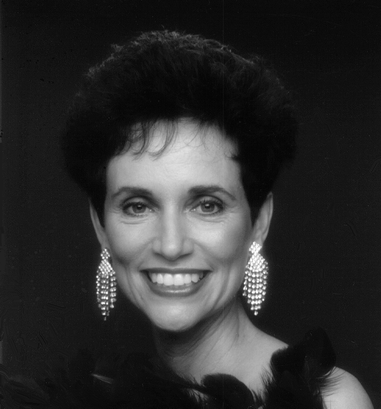
#> input picture pdi/project7/imgs_orig/woman.tif, 381 x 409 px, shrunk from 732 x 785 before the run
$ python generate_project9.py
#> lines starting #> are read from the running program, lines starting #| are printed output that depends on the picture
"""
generate_project9.py
PDI Project 9 - Butterworth Filters and High-Emphasis Filter
Generates all result images for the LaTeX report.
"""

import numpy as np
import matplotlib.pyplot as plt
from matplotlib import cm
from PIL import Image
import os

OUT = "imgs_result"
os.makedirs(OUT, exist_ok=True)

# ── helpers ──────────────────────────────────────────────────────────────────

def load_gray(path):
#> called with path = 'imgs_orig/woman.tif'
    img = Image.open(path).convert("L")
#> img is the input picture: PIL image 381x409 L; min 3, max 255, mean 46.4
    return np.array(img, dtype=np.float64)

def fft_spectrum(f):
    F = np.fft.fftshift(np.fft.fft2(f))
    return F, np.log1p(np.abs(F))

def butterworth_lp(rows, cols, D0, n):
    u = np.fft.fftfreq(rows) * rows
    v = np.fft.fftfreq(cols) * cols
    U, V = np.meshgrid(v, u)
    D = np.sqrt(U**2 + V**2)
    H = 1.0 / (1.0 + (D / D0) ** (2 * n))
    return np.fft.fftshift(H)

def butterworth_hp(rows, cols, D0, n):
    return 1.0 - butterworth_lp(rows, cols, D0, n)

def apply_filter(f, H):
    F = np.fft.fftshift(np.fft.fft2(f))
    G = H * F
    g = np.real(np.fft.ifft2(np.fft.ifftshift(G)))
    return g

def histeq(img):
    """Histogram equalization."""
    img = np.clip(img, 0, 255).astype(np.uint8)
    hist, bins = np.histogram(img.flatten(), 256, [0, 256])
    cdf = hist.cumsum()
    cdf_min = cdf[cdf > 0].min()
    total = img.size
    lut = np.round((cdf - cdf_min) / (total - cdf_min) * 255).astype(np.uint8)
    return lut[img]

def normalize_display(img):
    lo, hi = img.min(), img.max()
    if hi == lo:
        return np.zeros_like(img, dtype=np.uint8)
    return ((img - lo) / (hi - lo) * 255).astype(np.uint8)

def save(fig, name):
    fig.savefig(os.path.join(OUT, name), dpi=150, bbox_inches="tight")
    plt.close(fig)
    print(f"  saved {name}")

# ── Part (a) ─────────────────────────────────────────────────────────────────
print("Part (a): woman.tif - Butterworth LP and HP filters")

woman = load_gray("imgs_orig/woman.tif")
rows, cols = woman.shape
#> rows = 409; cols = 381

D0 = 60
n  = 2

H_lp = butterworth_lp(rows, cols, D0, n)
H_hp = butterworth_hp(rows, cols, D0, n)

_, spec_orig = fft_spectrum(woman)
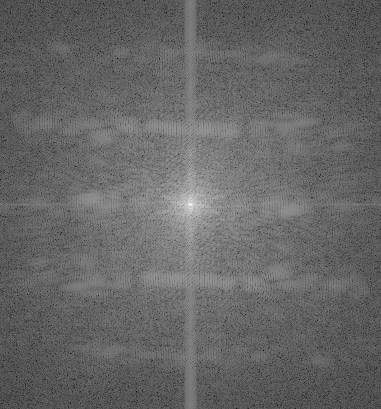
#> spec_orig: shape (409, 381) float64; min 1.31, max 15.79, mean 7.14; drawn with min black and max white
g_lp = apply_filter(woman, H_lp)
g_hp = apply_filter(woman, H_hp)
_, spec_lp = fft_spectrum(g_lp)
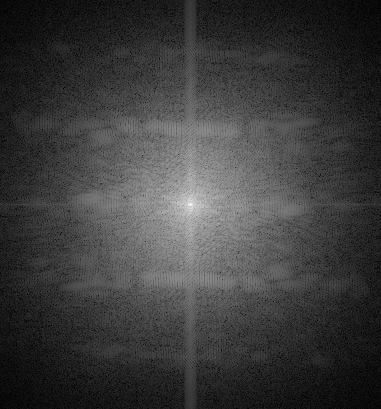
#> spec_lp: shape (409, 381) float64; min 0.015, max 15.79, mean 3.75; drawn with min black and max white
_, spec_hp = fft_spectrum(g_hp)
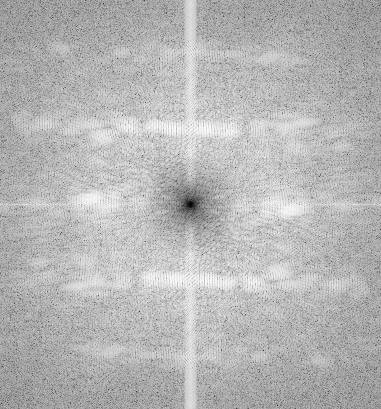
#> spec_hp: shape (409, 381) float64; min 2.27e-12, max 9.68, mean 6.91; drawn with min black and max white

# figure: original + spectrum + LP result + HP result
fig, axes = plt.subplots(2, 3, figsize=(14, 9))
axes[0, 0].imshow(woman, cmap="gray"); axes[0, 0].set_title("(a) Imagem original"); axes[0, 0].axis("off")
axes[0, 1].imshow(spec_orig, cmap="gray"); axes[0, 1].set_title("Espectro centralizado"); axes[0, 1].axis("off")
axes[0, 2].imshow(normalize_display(H_lp), cmap="gray"); axes[0, 2].set_title(f"Filtro PB Butterworth\n$D_0={D0}$, $n={n}$"); axes[0, 2].axis("off")
#> after `axes[0, 2].imshow(normalize_display(H_lp), cmap='gray')`:
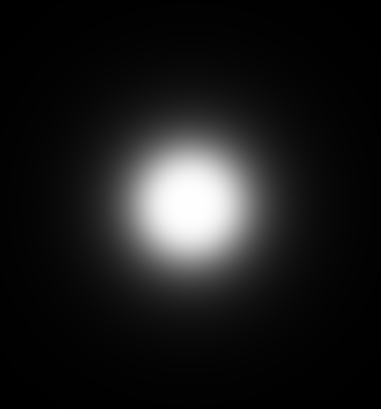
#> H_lp: shape (409, 381) float64; min 0.00214, max 1, mean 0.109
axes[1, 0].imshow(normalize_display(g_lp), cmap="gray"); axes[1, 0].set_title("Imagem filtrada (Passa-Baixa)"); axes[1, 0].axis("off")
axes[1, 1].imshow(spec_lp, cmap="gray"); axes[1, 1].set_title("Espectro apos PB"); axes[1, 1].axis("off")
axes[1, 2].imshow(normalize_display(g_hp), cmap="gray"); axes[1, 2].set_title("Imagem filtrada (Passa-Alta)"); axes[1, 2].axis("off")
fig.suptitle("Projeto 9 - Parte (a): Filtro Butterworth PB e PA", fontsize=13)
plt.tight_layout()
save(fig, "part_a_results.png")

# LP filter 2D
fig, ax = plt.subplots(figsize=(6, 5))
im = ax.imshow(H_lp, cmap="hot", vmin=0, vmax=1)
ax.set_title(f"Filtro Passa-Baixa Butterworth 2D\n$D_0={D0}$, $n={n}$")
plt.colorbar(im, ax=ax)
ax.axis("off")
save(fig, "part_a_lp_2d.png")

# HP filter 2D
fig, ax = plt.subplots(figsize=(6, 5))
im = ax.imshow(H_hp, cmap="hot", vmin=0, vmax=1)
ax.set_title(f"Filtro Passa-Alta Butterworth 2D\n$D_0={D0}$, $n={n}$")
plt.colorbar(im, ax=ax)
ax.axis("off")
save(fig, "part_a_hp_2d.png")

# LP filter 3D
r3, c3 = 128, 128
H_lp_small = butterworth_lp(r3, c3, D0 * r3 / rows, n)
H_hp_small = butterworth_hp(r3, c3, D0 * r3 / rows, n)
uu = np.linspace(-r3//2, r3//2, r3)
vv = np.linspace(-c3//2, c3//2, c3)
UU, VV = np.meshgrid(vv, uu)

fig = plt.figure(figsize=(7, 5))
ax = fig.add_subplot(111, projection="3d")
ax.plot_surface(UU, VV, H_lp_small, cmap="viridis", linewidth=0, antialiased=True, alpha=0.9)
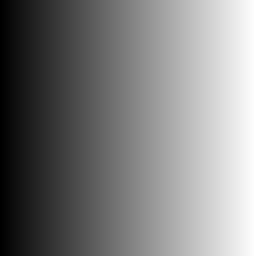
#> UU: shape (128, 128) float64 (shown 2 times larger); min -64, max 64, mean 0; drawn with min black and max white
ax.set_title(f"Filtro PB Butterworth 3D\n$D_0={D0}$, $n={n}$")
ax.set_xlabel("u"); ax.set_ylabel("v"); ax.set_zlabel("H(u,v)")
save(fig, "part_a_lp_3d.png")

# HP filter 3D
fig = plt.figure(figsize=(7, 5))
ax = fig.add_subplot(111, projection="3d")
ax.plot_surface(UU, VV, H_hp_small, cmap="viridis", linewidth=0, antialiased=True, alpha=0.9)
ax.set_title(f"Filtro PA Butterworth 3D\n$D_0={D0}$, $n={n}$")
ax.set_xlabel("u"); ax.set_ylabel("v"); ax.set_zlabel("H(u,v)")
save(fig, "part_a_hp_3d.png")

# ── Part (b) ─────────────────────────────────────────────────────────────────
print("Part (b): highEnphasisFilt - 2D and 3D visualization")

def high_emphasis_filter(a, b, rows, cols, D0, n):
    H_hp = butterworth_hp(rows, cols, D0, n)
    H_hfe = a + b * H_hp
    return H_hfe

a, b = 0.5, 2.0
H_hfe = high_emphasis_filter(a, b, rows, cols, D0, n)

fig, axes = plt.subplots(1, 2, figsize=(12, 5))
im0 = axes[0].imshow(H_hfe, cmap="hot")
axes[0].set_title(f"HEF 2D: a={a}, b={b}, $D_0={D0}$, $n={n}$")
plt.colorbar(im0, ax=axes[0])
axes[0].axis("off")

H_hfe_small = high_emphasis_filter(a, b, r3, c3, D0 * r3 / rows, n)
axes[1].imshow(H_hfe_small, cmap="hot")
axes[1].set_title("HEF 2D (detalhe central)")
axes[1].axis("off")
fig.suptitle("Projeto 9 - Parte (b): Filtro de Alta Enfase (HEF)", fontsize=13)
plt.tight_layout()
save(fig, "part_b_hef_2d.png")

fig = plt.figure(figsize=(7, 5))
ax = fig.add_subplot(111, projection="3d")
ax.plot_surface(UU, VV, H_hfe_small, cmap="plasma", linewidth=0, antialiased=True, alpha=0.9)
ax.set_title(f"HEF 3D: a={a}, b={b}, $D_0={D0}$, $n={n}$")
ax.set_xlabel("u"); ax.set_ylabel("v"); ax.set_zlabel("H(u,v)")
save(fig, "part_b_hef_3d.png")
#> in save (call 7), `fig.savefig(os.path.join(OUT, name), dpi=150, bbox_inches="tight")`:
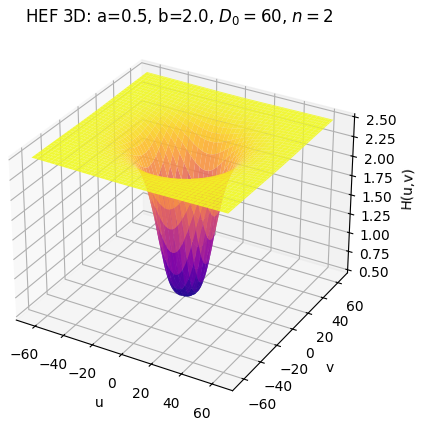
#> figure drawn by matplotlib, 1 panel

# Demonstrate on woman.tif
g_hfe = apply_filter(woman, H_hfe)
#> in apply_filter (call 3), `g = np.real(np.fft.ifft2(np.fft.ifftshift(G)))`:
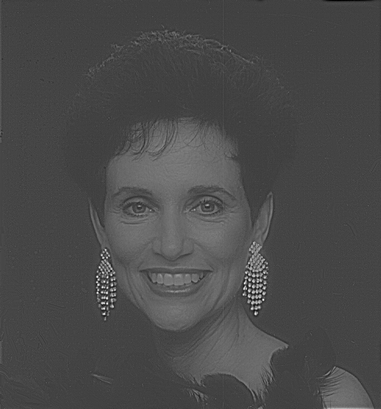
#> g: shape (409, 381) float64; min -122.6, max 373.5, mean 23.2; drawn with min black and max white
fig, axes = plt.subplots(1, 3, figsize=(14, 5))
axes[0].imshow(woman, cmap="gray"); axes[0].set_title("Original"); axes[0].axis("off")
axes[1].imshow(normalize_display(g_hfe), cmap="gray"); axes[1].set_title(f"Apos HEF (a={a}, b={b})"); axes[1].axis("off")
axes[2].imshow(normalize_display(g_hp), cmap="gray"); axes[2].set_title("Passa-Alta (referencia)"); axes[2].axis("off")
fig.suptitle("Parte (b): HEF aplicado a woman.tif", fontsize=13)
plt.tight_layout()
save(fig, "part_b_woman_hef.png")

# ── Part (c) ─────────────────────────────────────────────────────────────────
print("Part (c): chestXray.tif - highEnphasisFilt + histEq")

chest = load_gray("imgs_orig/chestXray.tif")
#> (the run stopped early here; a loop or call above may not have finished)

$ run again, with pdi/project7/imgs_orig/chestXray.tif copied over pdi/project7/imgs_orig/woman.tif
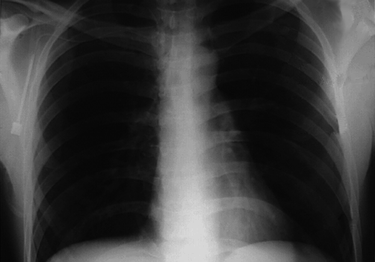
#> input picture pdi/project7/imgs_orig/chestXray.tif, 375 x 262 px, shrunk from 720 x 503 before the run
#> in load_gray, img is the input picture: PIL image 375x262 L; min 5, max 219, mean 59.9
#> `axes[0, 2].imshow(normalize_display(H_lp), cmap='gray')`:
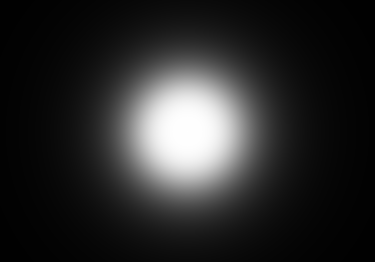
#> H_lp: shape (262, 375) float64; min 0.00475, max 1, mean 0.166
#> in apply_filter (call 3), `g = np.real(np.fft.ifft2(np.fft.ifftshift(G)))`:
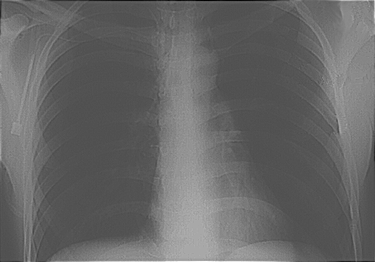
#> g: shape (262, 375) float64; min -93.29, max 210.5, mean 29.9; drawn with min black and max white
